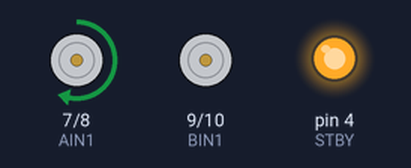
Bench run of a sketch on a simulated Arduino Uno, built with avr-gcc and run on an emulated ATmega328P. Parts: motor-driver pin pairs drawn as motors (green arrow = first pin HIGH = forward, orange = second pin HIGH = backward, longer = more drive, scaled by the enable pin, stopped while the standby pin is LOW), output pins drawn as LEDs (lit = HIGH). What the sketch prints to the serial monitor is not drawn.

Above: at 0.1 s.
At 3.1 s:
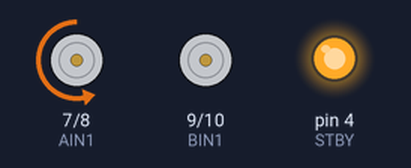
At 6.1 s:
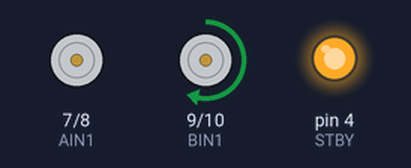
At 11.1 s:
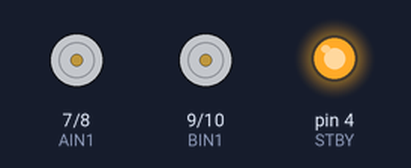
Timing chart, 0 to 12.6 s (numbered marks = the images above):
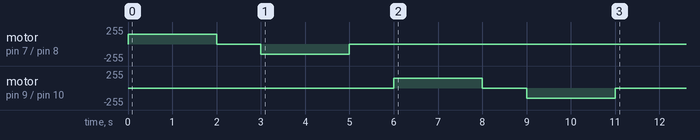

The sketch:

motor_test_a.ino
```cpp
#define STBY 4
#define PWMA 5
#define AIN1 7
#define AIN2 8
#define PWMB 6
#define BIN1 9
#define BIN2 10

void leftMotor(int speed) {   // speed: -255 ~ 255，正負代表方向
  digitalWrite(AIN1, speed >= 0 ? HIGH : LOW);
  digitalWrite(AIN2, speed >= 0 ? LOW  : HIGH);
  analogWrite(PWMA, abs(speed));
}

void rightMotor(int speed) {
  digitalWrite(BIN1, speed >= 0 ? HIGH : LOW);
  digitalWrite(BIN2, speed >= 0 ? LOW  : HIGH);
  analogWrite(PWMB, abs(speed));
}

void stopMotors() {
  analogWrite(PWMA, 0);
  analogWrite(PWMB, 0);
}

void setup() {
  Serial.begin(9600);
  pinMode(STBY, OUTPUT);
  pinMode(AIN1, OUTPUT);
  pinMode(AIN2, OUTPUT);
  pinMode(PWMA, OUTPUT);
  pinMode(BIN1, OUTPUT);
  pinMode(BIN2, OUTPUT);
  pinMode(PWMB, OUTPUT);
  digitalWrite(STBY, HIGH);   // 驅動晶片啟用，忘了接/忘了拉HIGH馬達就完全不轉

  Serial.println("=== 左馬達 正轉 ===");
  leftMotor(150);
  delay(2000);
  stopMotors();
  delay(1000);

  Serial.println("=== 左馬達 反轉 ===");
  leftMotor(-150);
  delay(2000);
  stopMotors();
  delay(1000);

  Serial.println("=== 右馬達 正轉 ===");
  rightMotor(150);
  delay(2000);
  stopMotors();
  delay(1000);

  Serial.println("=== 右馬達 反轉 ===");
  rightMotor(-150);
  delay(2000);
  stopMotors();
  delay(1000);

  Serial.println("=== 測試完成 ===");
}

void loop() {
  // 空的，setup() 裡跑完一次就結束，不會一直重複轉
}
```
